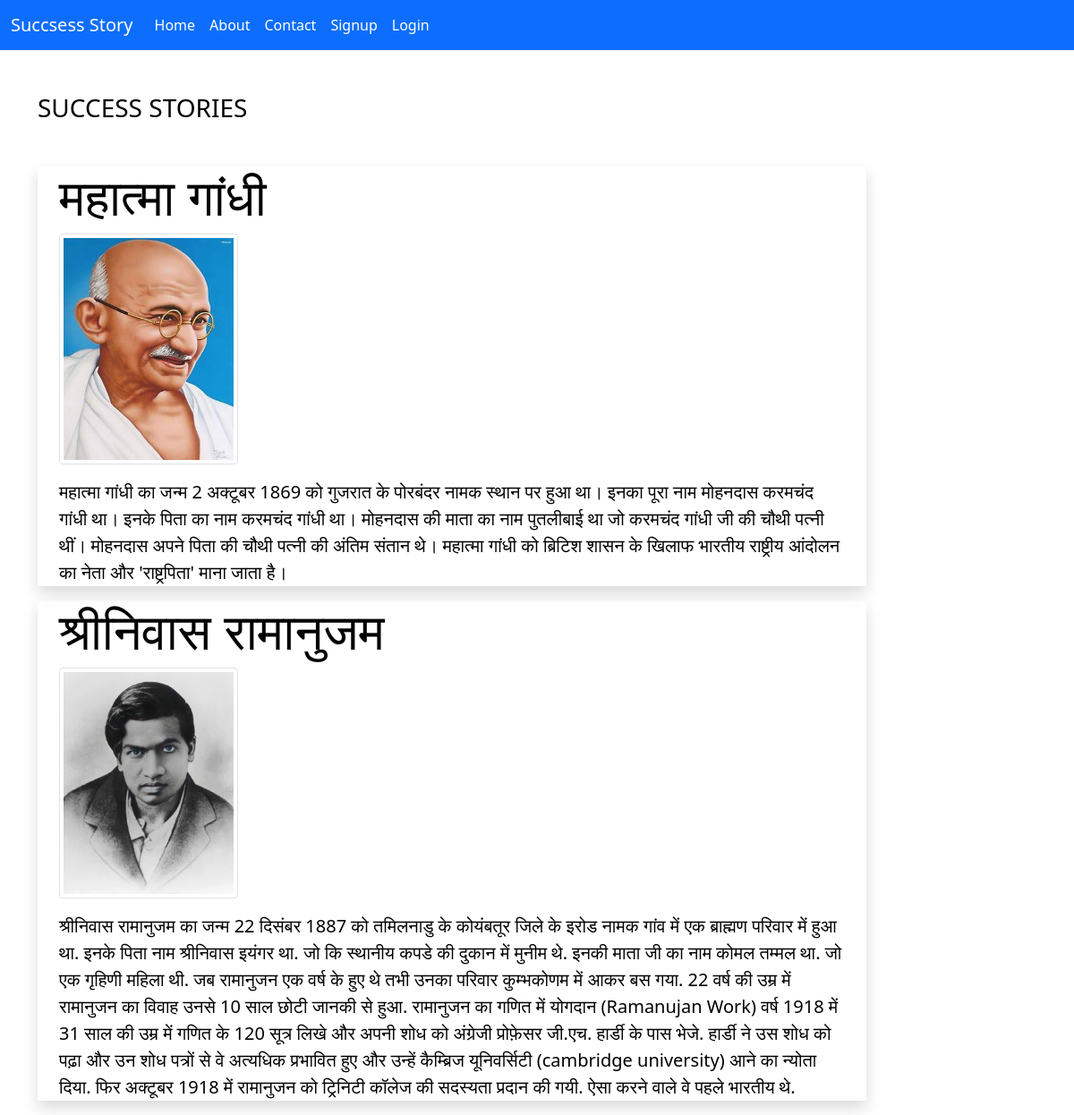
The page / on the database its author committed.
### blog/models.py (models this page shows)
class Post(models.Model):
    title=models.CharField(max_length=150)
    desc = models.TextField()
    photo = models.ImageField(upload_to='blogimages',blank=True)

### blog/views.py (the view)
# urls.py: 2. Add a URL to urlpatterns:  path('', views.home, name='home')
def home(request):
    posts = Post.objects.all()
    return render(request, 'blog/home.html',{'posts':posts})

### blog/templates/blog/home.html
{% extends 'blog/base.html' %}
{% load static %}
{% block content %}
<div class="col-sm-10">
    <h3 class="text-black my-5">SUCCESS STORIES</h3>
       {% for post in posts %}
    <div class="jumbotron jumbotron-fluid jumbo-color shadow">
        <div class="container">
          <h1 class="display-4 font-weight-bold">{{post.title}}</h1>
          <p class="lead"><img src="{{post.photo}}" alt="" class="img-fluid img-thumbnail" width="200" height="200"></p>
          <p class="lead">{{post.desc}}</p>
        </div>
      </div>
      {% endfor %}
</div>
{% endblock content %}

### blog/templates/blog/base.html (shortened to what this page needs)
<!DOCTYPE html>
{% load static %}
<html lang="en">
<head>
    <link rel="stylesheet" href="{% static 'blog/css/bootstrap.min.css' %}">
    <link rel="stylesheet" href="{% static 'blog/css/style.css' %}">
</head>
<body>
    <div class="container-fluid bg-primary">
        {% include 'blog/navbar.html' %}
    </div>
    <div class="container">
        <div class="row">
            {% block content %}
            {% endblock content %}
        </div>
    </div>
</body>
</html>

### blog/templates/blog/navbar.html (shortened to what this page needs)
<nav class="navbar navbar-expand-lg navbar-dark bg-primary">
    <a class="navbar-brand" href="#">Succsess Story</a>
    <div class="collapse navbar-collapse" id="navbarNavAltMarkup">
      <div class="navbar-nav">
        <a class="nav-item nav-link active" href="/">Home </a>
        <a class="nav-item nav-link active" href="{% url 'about' %}">About</a>
        <a class="nav-item nav-link active" href="{% url 'contact' %}">Contact</a>
        {% if request.user.is_authenticated %}
        <a class="nav-item nav-link active" href="{% url 'dashboard' %}">Dashboard</a>
        <a class="nav-item nav-link active" href="{% url 'logout' %}">Logout</a>
        {% else %}
        <a class="nav-item nav-link active" href="{% url 'signup' %}">Signup</a>
        <a class="nav-item nav-link active" href="{% url 'login' %}">Login</a>
        {% endif %}
      </div>
    </div>
  </nav>

### blog/static/blog/css/style.css (style rules this page uses)
body { background-color:white; color:black; }

### rows shown on the page
Post: title "महात्मा गांधी", photo (picture), desc "महात्मा गांधी का जन्म 2 अक्टूबर 1869 को गुजरात के पोरबंदर नामक स्थान पर हुआ था। इनका पूरा नाम मोहनदास करमचंद गांधी था। इनके पिता का नाम करमचंद गांधी था। मोहनदास की माता का नाम पुतलीबाई था जो करमचंद गांधी जी की चौथी पत्नी थीं। मोहनदास अपने पिता की चौथी पत्नी की अंतिम संतान थे। महात्मा गांधी को ब्रिटिश शासन के खिलाफ भारतीय राष्ट्रीय आंदोलन का नेता और 'राष्ट्रपिता' माना जाता है।"
Post: title "श्रीनिवास रामानुजम", photo (picture), desc "श्रीनिवास रामानुजम का जन्म 22 दिसंबर 1887 को तमिलनाडु के कोयंबतूर जिले के इरोड नामक गांव में एक ब्राह्मण परिवार में हुआ था. इनके पिता नाम श्रीनिवास इयंगर था. जो कि स्थानीय कपडे की दुकान में मुनीम थे. इनकी माता जी का नाम कोमल तम्मल था. जो एक गृहिणी महिला थी. जब रामानुजन एक वर्ष के हुए थे तभी उनका परिवार कुम्भकोणम में आकर बस गया. 22 वर्ष की उम्र में रामानुजन का विवाह उनसे 10 साल छोटी जानकी से हुआ. रामानुजन का गणित में योगदान (Ramanujan Work) वर्ष 1918 में 31 साल की उम्र में गणित के 120 सूत्र लिखे और अपनी शोध को अंग्रेजी प्रोफ़ेसर जी.एच. हार्डी के पास भेजे. हार्डी ने उस शोध को पढ़ा और उन शोध पत्रों से वे अत्यधिक प्रभावित हुए और उन्हें कैम्ब्रिज यूनिवर्सिटी (cambridge university) आने का न्योता…"
